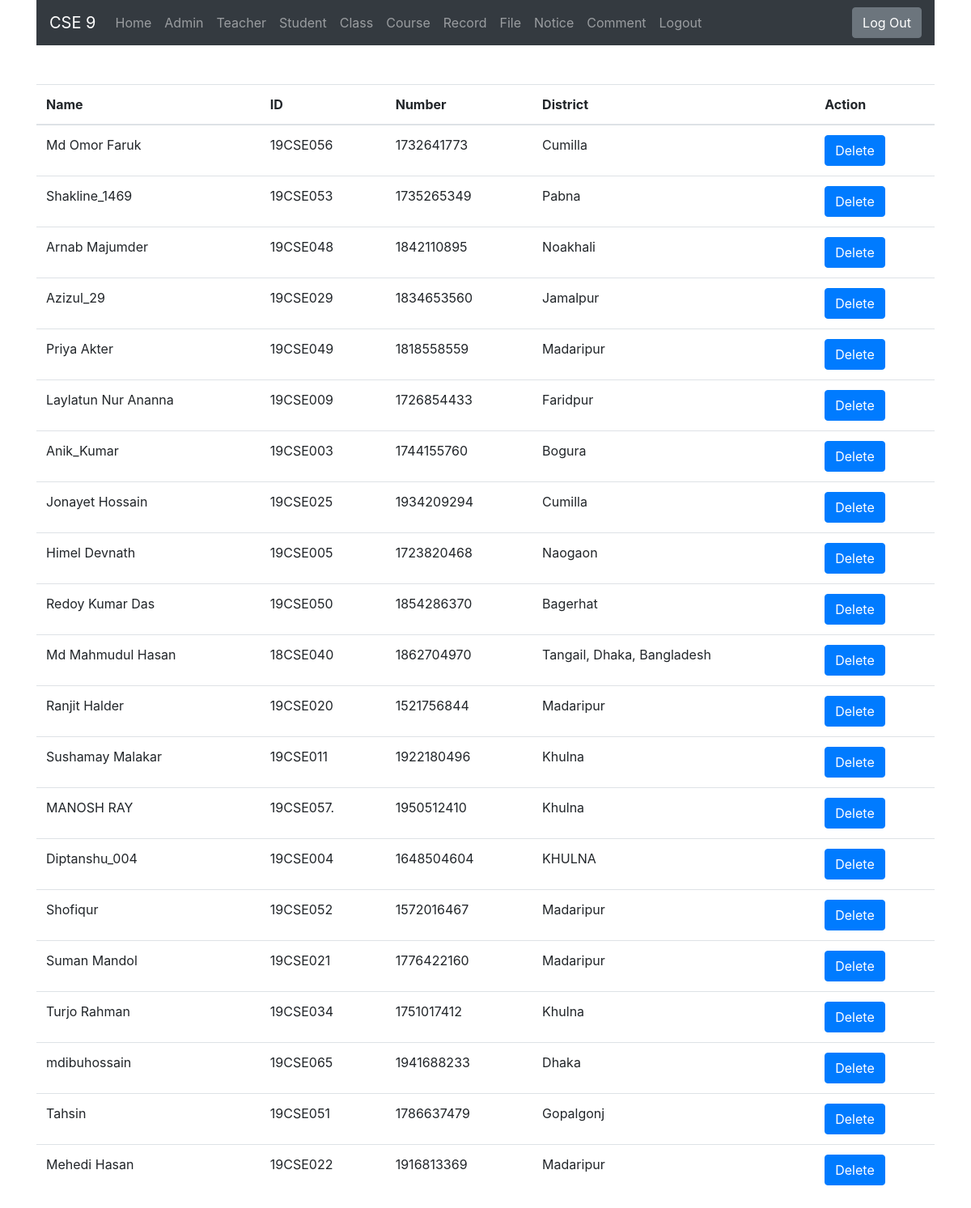
The page /main/student.php (signed in) on the database its author committed.
### tables this page shows
CREATE TABLE `student` (
  `id` int(11) NOT NULL AUTO_INCREMENT,
  `username` varchar(255) NOT NULL,
  `roll` varchar(255) NOT NULL,
  `image` varchar(255) NOT NULL,
  `number` int(255) NOT NULL,
  `dis` varchar(255) NOT NULL,
  PRIMARY KEY (`id`)
);

### lib/Database.php (called while the page is built, shortened)
<?php
Class Database{
	public $host   = DB_HOST;
	public $user   = DB_USER;
	public $pass   = DB_PASS;
	public $dbname = DB_NAME;
	public $link;
	private function connectDB(){
	$this->link = new mysqli($this->host, $this->user, $this->pass, $this->dbname);
 }
	public function select($query){
		$result = $this->link->query($query) or die($this->link->error.__LINE__);
		if($result->num_rows > 0){
			return $result;
		} else {
			return false;
		}
	}
}

### main/student.php (the view, shortened to what this page needs)
<?php include "header.php"; ?>
<br><br>
<form action="">
    <table class="table">
        <thead>
            <tr>
                <th>Name</th>
                <th>ID</th>
                <th>Number</th>
                <th>District</th>
                <th>Action</th>
            </tr>
        </thead>
        <tbody>
            <?php
            $quarry = "SELECT * FROM student ORDER BY id DESC";
            $show = $db->select($quarry);
            if ($show) {
                while ($result = $show->fetch_assoc()) {
            ?>
                    <tr>
                        <td><?php echo $result['username']; ?></td>
                        <td><?php echo $result['roll']; ?></td>
                        <td><?php echo $result['number']; ?></td>
                        <td><?php echo $result['dis']; ?></td>
                        <td><button type="button" class="btn btn-primary"><a href="?id=<?php echo $result['id']; ?>" style="text-decoration:none; color:white;">Delete</a></button></td>
                    </tr>
            <?php
                }
            }
            ?>
        </tbody>
    </table>
</form>
</div>
</body>
</html>

### rows shown on the page
student: username "Md Omor Faruk", roll "19CSE056", number "1732641773", dis "Cumilla"
student: username "Shakline_1469", roll "19CSE053", number "1735265349", dis "Pabna"
student: username "Arnab Majumder", roll "19CSE048", number "1842110895", dis "Noakhali"
student: username "Azizul_29", roll "19CSE029", number "1834653560", dis "Jamalpur"
student: username "Priya Akter", roll "19CSE049", number "1818558559", dis "Madaripur"
student: username "Laylatun Nur Ananna", roll "19CSE009", number "1726854433", dis "Faridpur"
student: username "Anik_Kumar", roll "19CSE003", number "1744155760", dis "Bogura"
student: username "Jonayet Hossain", roll "19CSE025", number "1934209294", dis "Cumilla"
student: username "Himel Devnath", roll "19CSE005", number "1723820468", dis "Naogaon"
student: username "Redoy Kumar Das", roll "19CSE050", number "1854286370", dis "Bagerhat"
student: username "Md Mahmudul Hasan", roll "18CSE040", number "1862704970", dis "Tangail, Dhaka, Bangladesh"
student: username "Ranjit Halder", roll "19CSE020", number "1521756844", dis "Madaripur"
student: username "Sushamay Malakar", roll "19CSE011", number "1922180496", dis "Khulna"
student: username "MANOSH RAY", roll "19CSE057.", number "1950512410", dis "Khulna"
student: username "Diptanshu_004", roll "19CSE004", number "1648504604", dis "KHULNA"
student: username "Shofiqur", roll "19CSE052", number "1572016467", dis "Madaripur"
student: username "Suman Mandol", roll "19CSE021", number "1776422160", dis "Madaripur"
student: username "Turjo Rahman", roll "19CSE034", number "1751017412", dis "Khulna"
student: username "mdibuhossain", roll "19CSE065", number "1941688233", dis "Dhaka"
student: username "Tahsin", roll "19CSE051", number "1786637479", dis "Gopalgonj"
student: username "Mehedi Hasan", roll "19CSE022", number "1916813369", dis "Madaripur"
